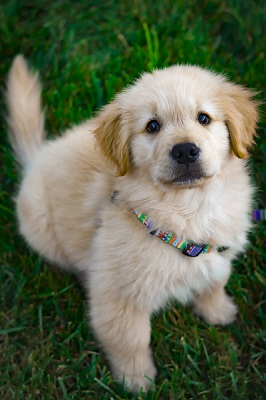
#> input picture Task 2 - Image to Pencil Sketch with Python/img_puppy.jpg, 266 x 400 px
$ jupyter execute 'Task 2_Image to Pencil Sketch with Python.ipynb'
#> lines starting #> are read from the running program, lines starting #| are printed output that depends on the picture
## LetsGrowMore Internship (November 2021)

### Beginner Level Task 2 Image to Pencil Sketch with Python

### Author: Yash Trimbake

### Importing Libraries

[cell 1]
import cv2
from PIL import Image
from IPython.display import display

### Loading the image

[cell 2]
img = cv2.imread("img_puppy.jpg")
#> img is the input picture: shape (400, 266, 3); mean B, G, R 80.2, 104.1, 94.8
rgb_img =  cv2.cvtColor(img, cv2.COLOR_BGR2RGB)
display(Image.fromarray(rgb_img))

### Converting Image to Greyscale Image

[cell 3]
grayscale_img = cv2.cvtColor(rgb_img, cv2.COLOR_BGR2GRAY)
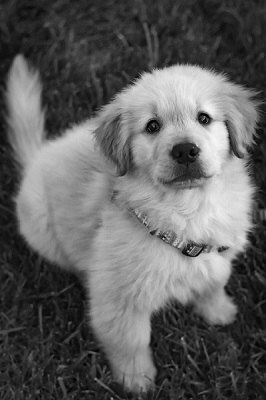
#> grayscale_img: shape (400, 266); min 0, max 248, mean 95.9
display(Image.fromarray(grayscale_img))

### Converting the Image to Negative Image

[cell 4]
invert_img = 255 - grayscale_img
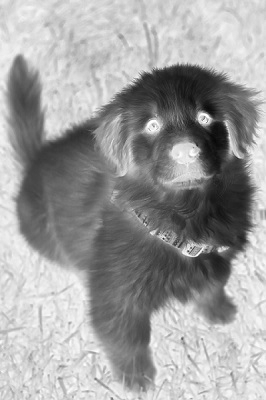
#> invert_img: shape (400, 266); min 7, max 255, mean 159.1
display(Image.fromarray(invert_img))

### Smoothening the Image

[cell 5]
blur_img = cv2.GaussianBlur(invert_img, (21,21), 0)  #Blur the image by gaussian function
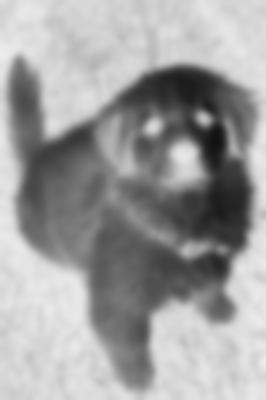
#> blur_img: shape (400, 266); min 17, max 236, mean 159.1
display(Image.fromarray(blur_img))

### Invert the blurred image

[cell 6]
invert_blur_img = 255 - blur_img
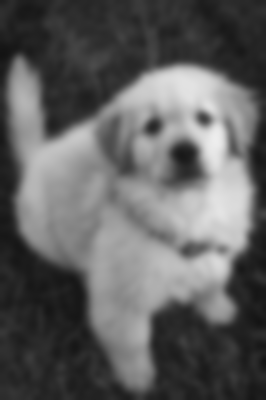
#> invert_blur_img: shape (400, 266); min 19, max 238, mean 95.9
display(Image.fromarray(invert_blur_img))

### Converting Image into Pencil Sketch

[cell 7]
pencil_sketch_img = cv2.divide(grayscale_img, invert_blur_img, scale=256.0)
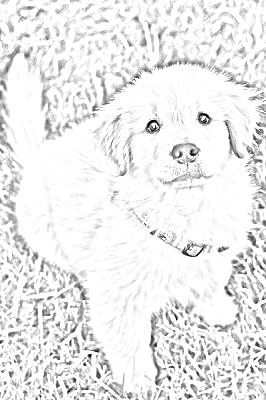
#> pencil_sketch_img: shape (400, 266); min 0, max 255, mean 236
display(Image.fromarray(pencil_sketch_img))

$ run again, with Task 2 - Image to Pencil Sketch with Python/img_horse.jpg copied over Task 2 - Image to Pencil Sketch with Python/img_puppy.jpg
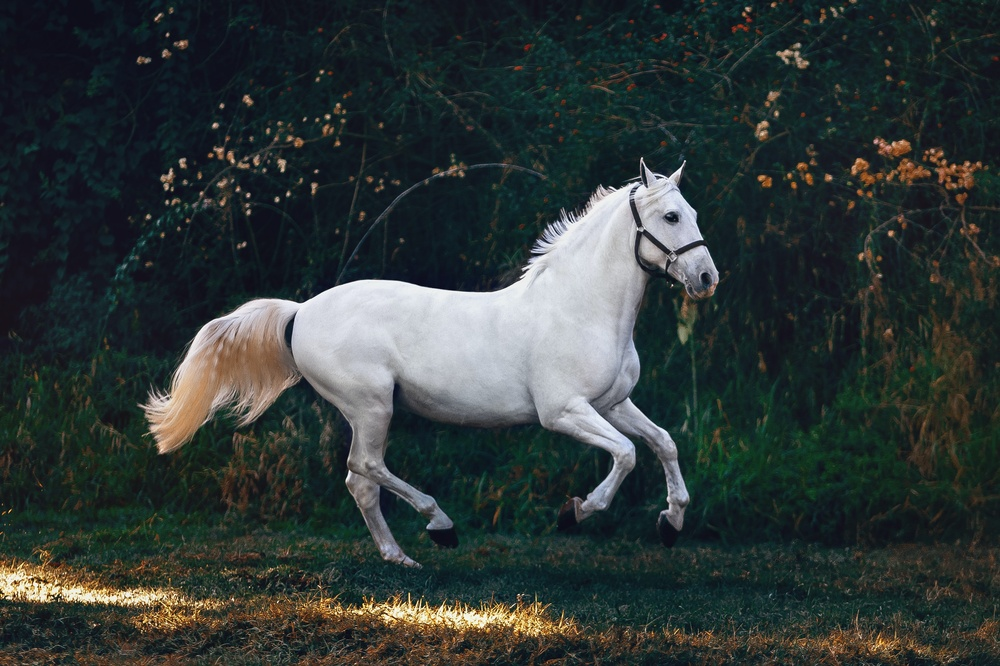
#> input picture Task 2 - Image to Pencil Sketch with Python/img_horse.jpg, 1000 x 666 px, shrunk from 3502 x 2334 before the run
#> img is the input picture: shape (666, 1000, 3); mean B, G, R 55.4, 56.5, 48.2
#> `blur_img = cv2.GaussianBlur(invert_img, (21,21), 0)`:
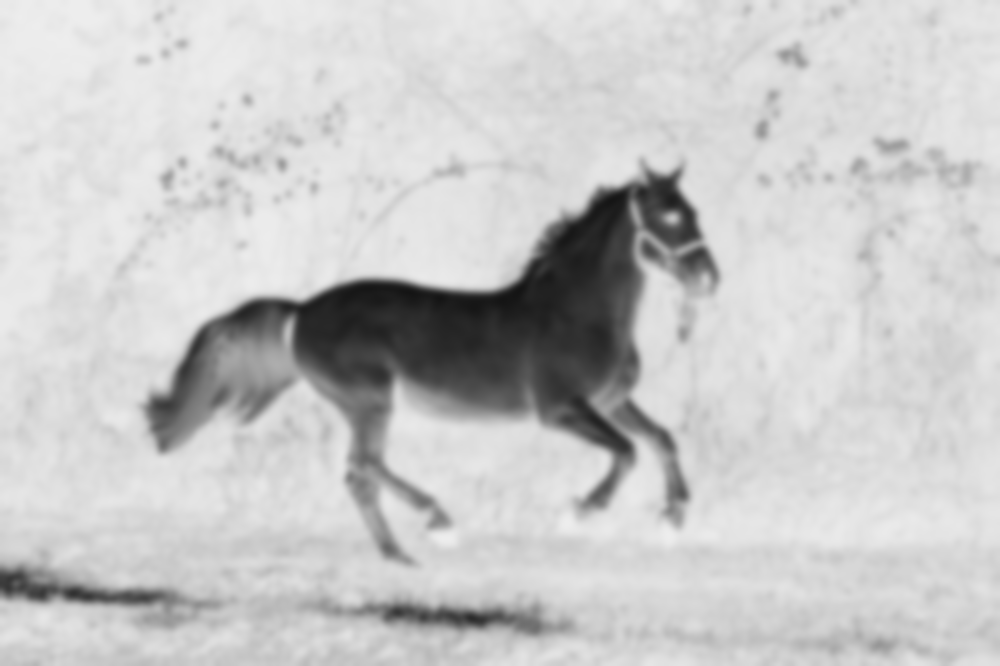
#> blur_img: shape (666, 1000); min 20, max 237, mean 199.8
#> `pencil_sketch_img = cv2.divide(grayscale_img, invert_blur_img, scale=2..`:
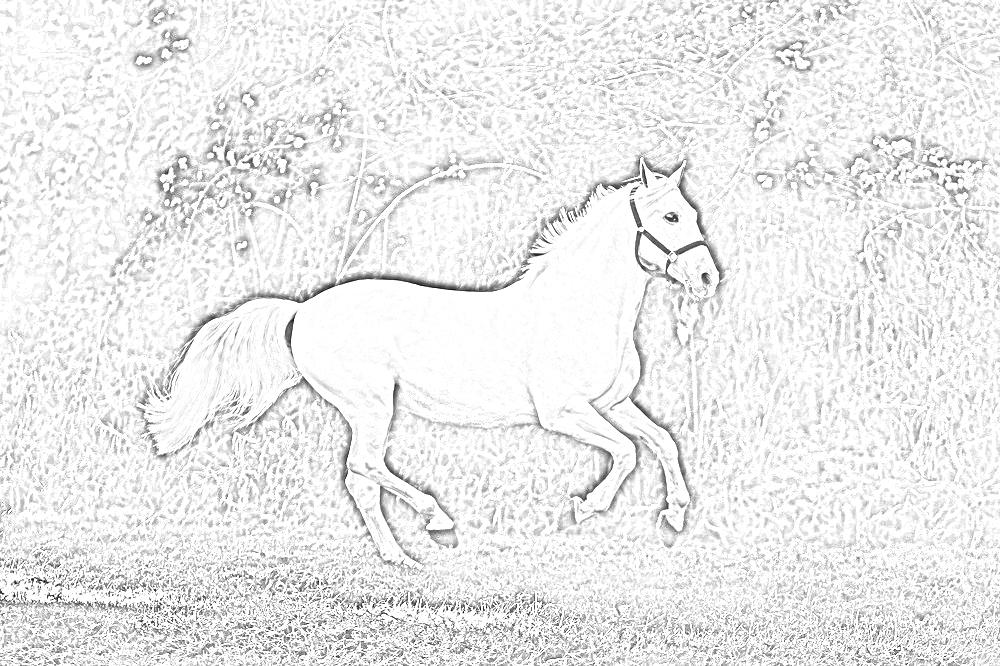
#> pencil_sketch_img: shape (666, 1000); min 8, max 255, mean 235.8
